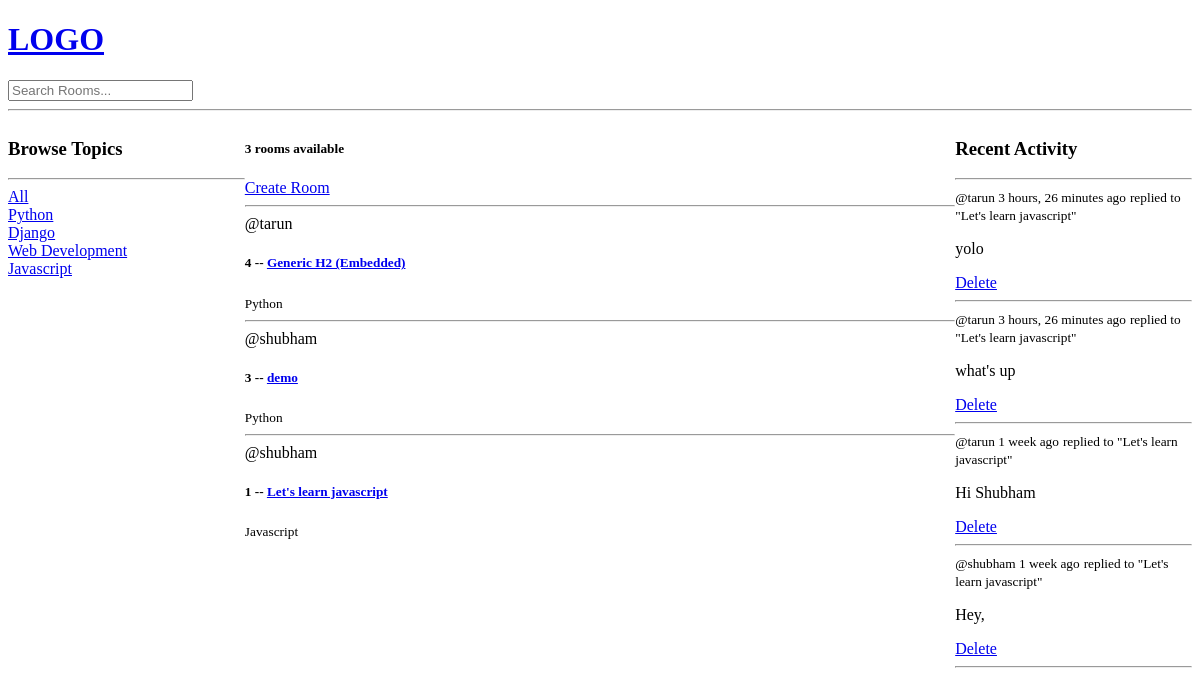
Before: / with the older database file.
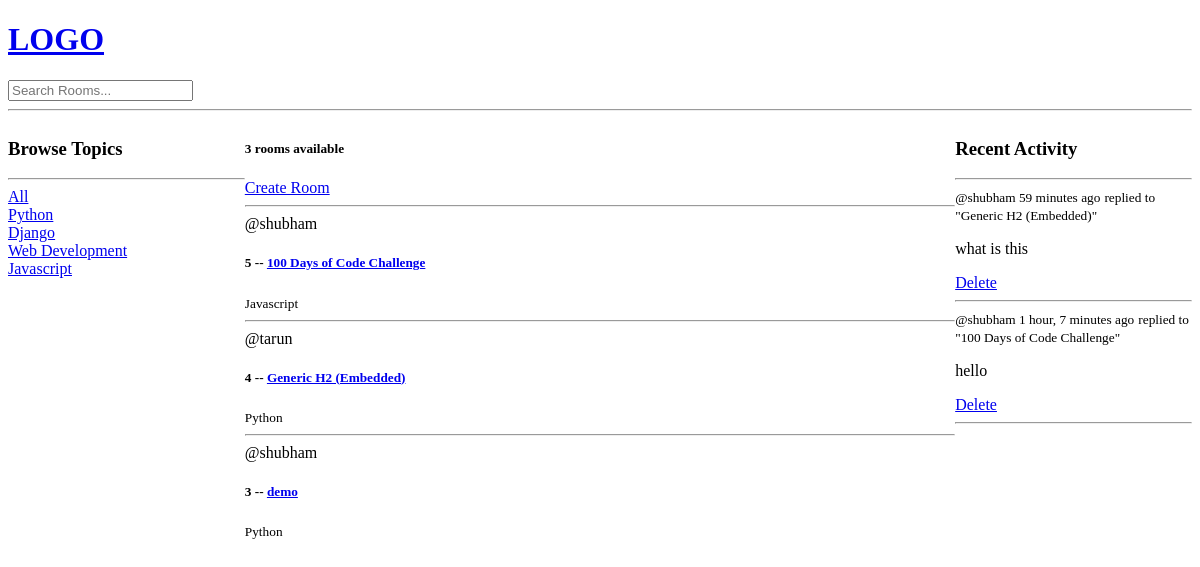
After: the same page with the newer database file.
### base/models.py (models this page shows, shortened)
class Topic(models.Model):
    name = models.CharField(max_length=200)

class Room(models.Model):
    host =  models.ForeignKey(User, on_delete=models.SET_NULL , null = True)
    topic = models.ForeignKey(Topic, on_delete=models.SET_NULL , null = True)
    name = models.CharField(max_length = 200)
    description = models.TextField(null=True, blank=True)
    participants = models.ManyToManyField(User , related_name='participants', blank=True)
    updated = models.DateTimeField(auto_now=True)
    created = models.DateTimeField(auto_now_add=True)
    class Meta:
        ordering = ["-updated","-created"]
    def __str__(self):
        return str(self.name)

class Message(models.Model):
    user = models.ForeignKey(User, on_delete=models.CASCADE)
    room = models.ForeignKey(Room,on_delete=models.CASCADE)
    body = models.TextField()
    updated = models.DateTimeField(auto_now=True)
    created = models.DateTimeField(auto_now_add=True)
    class Meta:
        ordering = ["-updated","-created"]

### base/views.py (the view)
# urls.py: path('',views.home, name="home"),
def home(request):
    q = request.GET.get('q') if request.GET.get('q') != None else ''
    rooms = Room.objects.filter(
        Q(topic__name__icontains=q) |
        Q(name__icontains=q) |
        Q(description__icontains=q)
    )
    topics = Topic.objects.all()
    room_count = rooms.count()
    room_messages = Message.objects.all()
    context = {"rooms":rooms, "topics": topics,"room_count":room_count,
               "room_messages":room_messages
               }
    return render(request,'base/home.html',context)

### base/templates/base/home.html (shortened to what this page needs)
{% extends 'main.html' %} {% block content %}
<div class="home-container">
  <div>
    <h3>Browse Topics</h3>
    <hr />
    <div>
      <a href="{% url 'home' %}">All </a>
    </div>
    {% for topic in topics %}
    <div>
      <a href="{% url 'home' %}?q={{topic.name}}"> {{topic.name}} </a>
    </div>
    {% endfor %}
  </div>
  <div>
    <h5>{{room_count}} rooms available</h5>
    <a href="{% url 'create-room' %}">Create Room</a>
    <div>
      {% for room in rooms %}
      <hr />
      <div>
        <span> @{{room.host.username}} </span>
        <h5>
          {{room.id}} -- <a href="{%url 'room' room.id %}"> {{room.name}} </a>
        </h5>
        <small> {{room.topic.name}} </small>
      </div>
      {% endfor %}
    </div>
  </div>
  <div class="">
    <h3>Recent Activity</h3>
    <hr />
    {% for message in room_messages %}
    <div>
      <small>@{{message.user}} {{message.created|timesince}} ago</small>
      <small>replied to "{{message.room}}"</small>
      <p>{{message.body}}</p>
      <a href="{% url 'delete-message' message.id %}">Delete</a>
      <hr />
    </div>
    {% endfor %}
  </div>
</div>
{% endblock content%}

### templates/main.html (shortened to what this page needs)
<!DOCTYPE html>
<html lang="en">
<head>
</head>
<body>
    {% include 'navbar.html' %}
    {% block content %}
    {% endblock %}
</body>
</html>

### templates/navbar.html (shortened to what this page needs)
<a href = "/">
    <h1>LOGO</h1>
</a>
<form
method = 'GET'
action = "{% url 'home' %}"
>
<input type="text" name="q" placeholder="Search Rooms..." value="">
</form>
<hr />

### base/templates/base/home.html (style rules this page uses)
.home-container { display: grid; grid-template-columns: 1fr 3fr 1fr; }

Changed rows visible on the page:
removed Room: host.username "shubham", id "1", name "Let's learn javascript", topic.name "Javascript"
removed Message: user "tarun", created "3 hours, 26 minutes", room "Let's learn javascript", body "yolo"
removed Message: user "tarun", created "3 hours, 26 minutes", room "Let's learn javascript", body "what's up"
removed Message: user "tarun", created "1 week", room "Let's learn javascript", body "Hi Shubham"
removed Message: user "shubham", created "1 week", room "Let's learn javascript", body "Hey,"
added Room: host.username "shubham", id "5", name "100 Days of Code Challenge", topic.name "Javascript"
added Message: user "shubham", created "59 minutes", room "Generic H2 (Embedded)", body "what is this"
added Message: user "shubham", created "1 hour, 7 minutes", room "100 Days of Code Challenge", body "hello"
